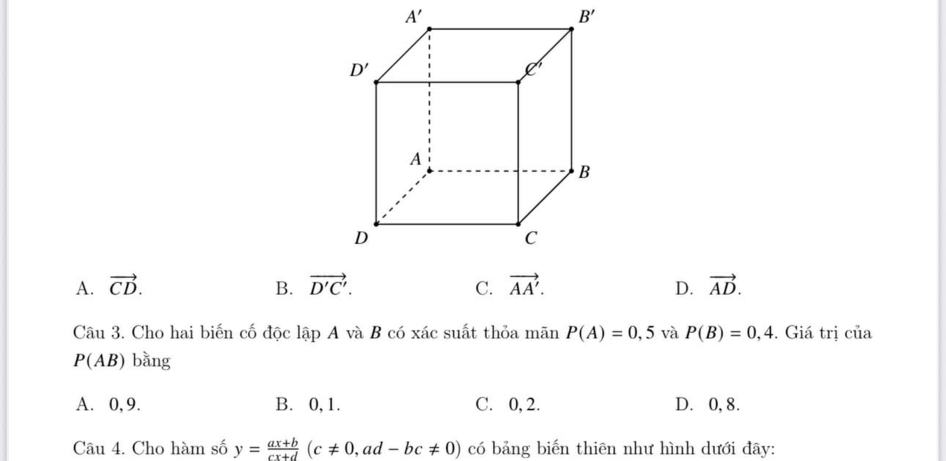
#> input picture toan2026/split/p1_2.png, 2838 x 1381 px, found by its file name (shown at 1/3 size)
$ python z2.py
#> lines starting #> are read from the running program, lines starting #| are printed output that depends on the picture

from PIL import Image
import os
sd = r"C:\Users\hoang\Desktop\quanlycantin\toan2026\split"
out = r"C:\Users\hoang\Desktop\quanlycantin\toan2026\zoom"
jobs = [("p1_2.png",0.00,0.22,"c3"), ("p1_3.png",0.55,1.00,"c4"),
        ("p4_2.png",0.00,0.75,"p3q1"), ("p2_1.png",0.30,0.75,"c67")]
for f,t,b,tag in jobs:
    im = Image.open(os.path.join(sd,f)); w,h = im.size
#> further down, im is the input picture: PIL image 2838x1381 RGB; mean R, G, B 250.2, 250.2, 250.3
#> after `w, h = im.size`: w = 2838; h = 1381
    c = im.crop((0,int(h*t),w,int(h*b)))
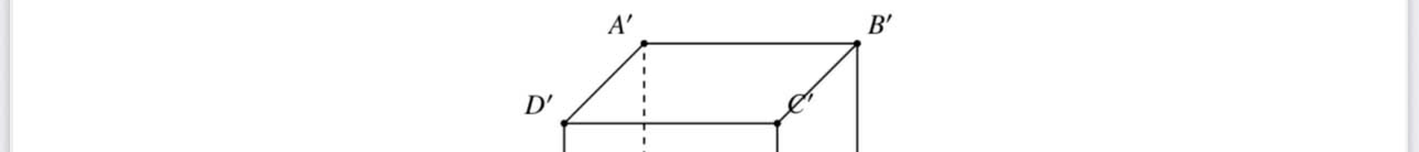
#> c: PIL image 2838x303 RGB (shown at 1/2 size); mean R, G, B 251.7, 251.7, 251.8
    sc = min(2.0, 1900/c.width)
#> sc = 0.669
    c = c.resize((int(c.width*sc),int(c.height*sc)), Image.LANCZOS)
#> c: PIL image 1899x202 RGB
    c.save(os.path.join(out,tag+"_z.png")); print(tag, c.size)
#| c3 (1899, 202)
#> pass 2 of the loop `for f,t,b,tag in jobs:`:
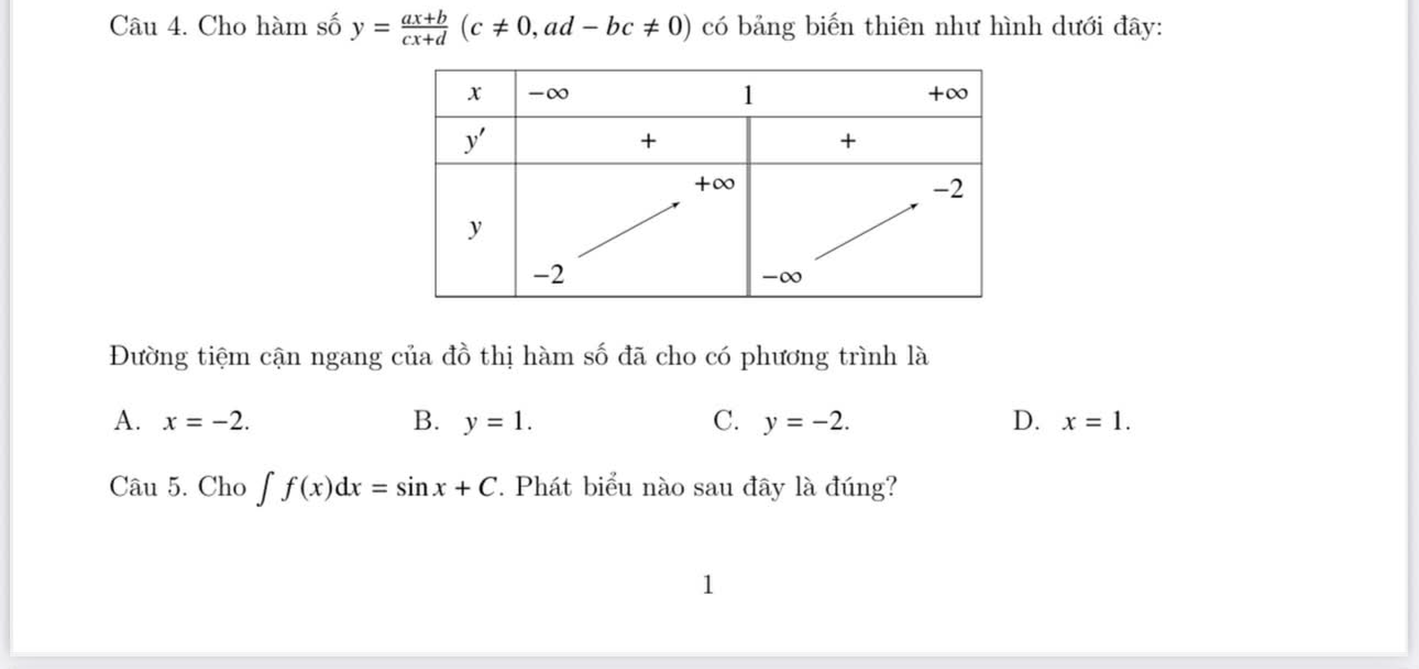
#> input picture toan2026/split/p1_3.png, 2838 x 1337 px, found by its file name (shown at 1/2 size)
#> im is the input picture: PIL image 2838x1337 RGB; mean R, G, B 249.7, 249.7, 249.8
#> `c = im.crop((0,int(h*t),w,int(h*b)))`:
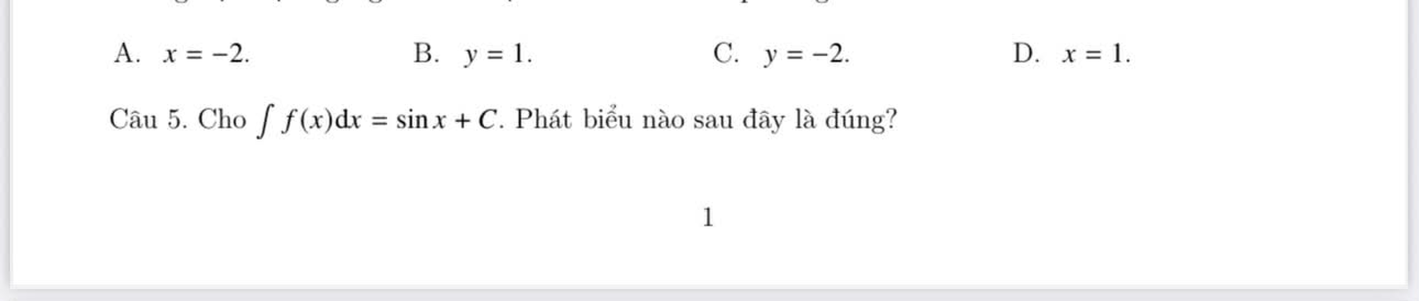
#> c: PIL image 2838x602 RGB (shown at 1/2 size); mean R, G, B 250.9, 250.8, 251.1
#| c4 (1899, 403)
#> pass 3 of the loop `for f,t,b,tag in jobs:`:
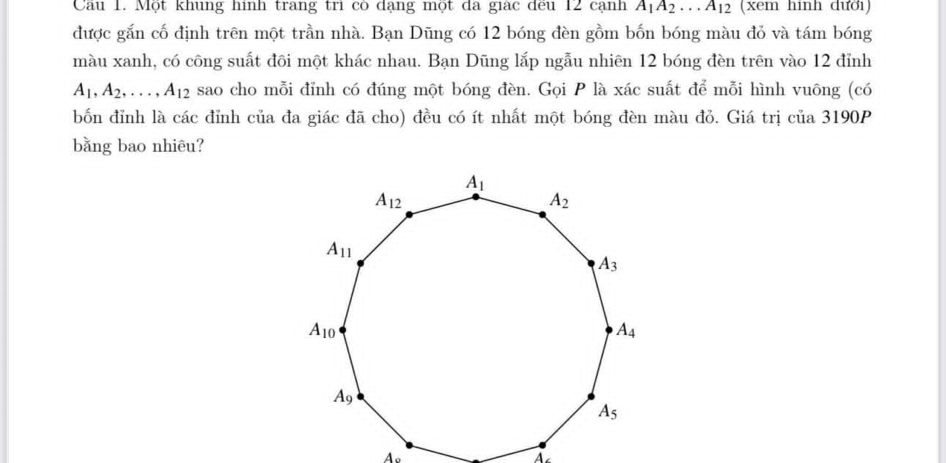
#> input picture toan2026/split/p4_2.png, 2838 x 1388 px, found by its file name (shown at 1/3 size)
#> im is the input picture: PIL image 2838x1388 RGB; mean R, G, B 247.5, 247.5, 247.5
#> `c = im.crop((0,int(h*t),w,int(h*b)))`:
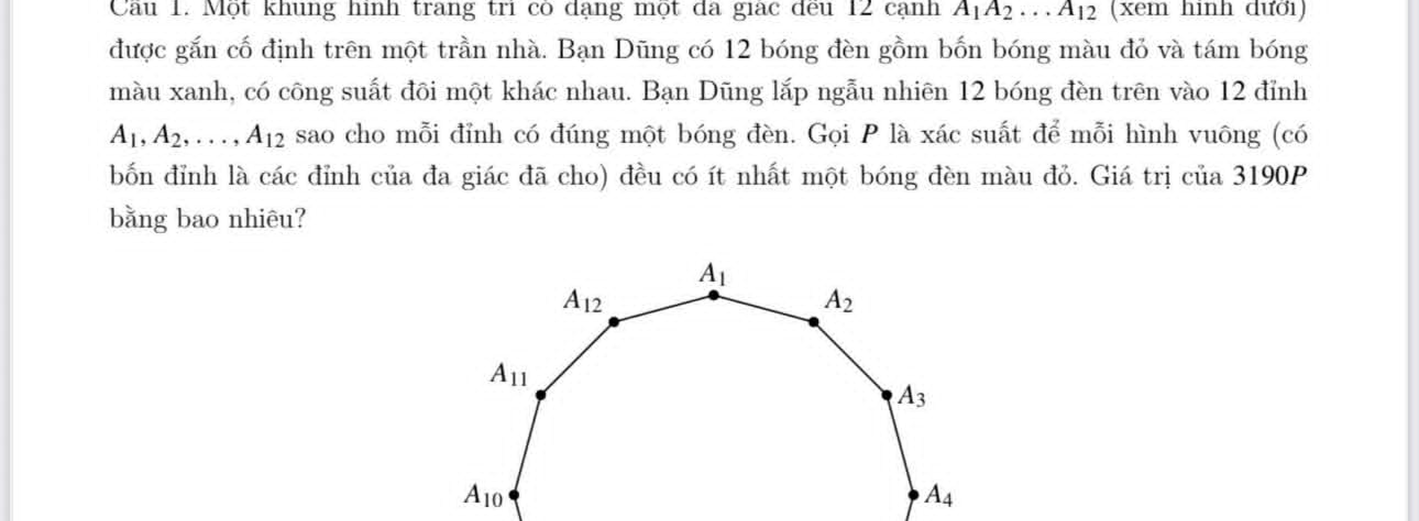
#> c: PIL image 2838x1041 RGB (shown at 1/2 size); mean R, G, B 245.8, 245.8, 245.9
#| p3q1 (1899, 696)
#> the loop made 4 passes; the first 3 are shown
